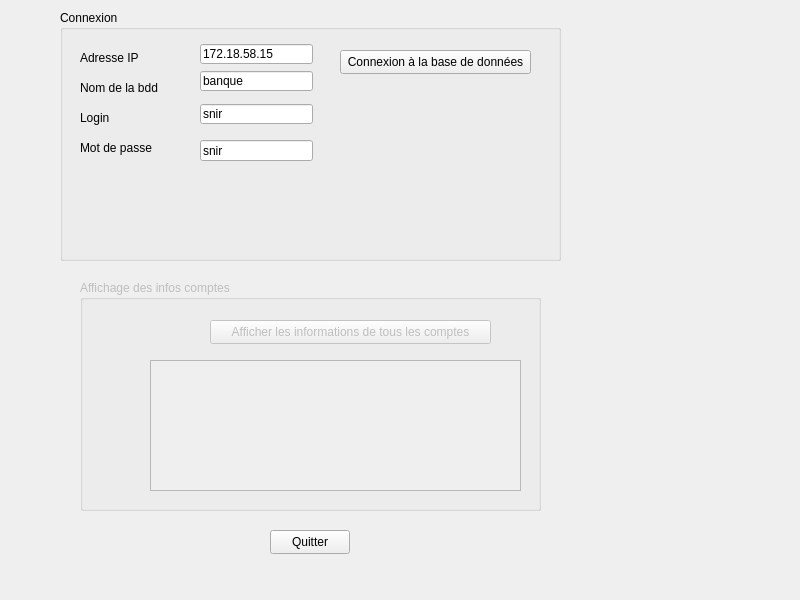
<?xml version="1.0" encoding="UTF-8"?>
<ui version="4.0">
 <class>WidgetBanque</class>
 <widget class="QWidget" name="WidgetBanque">
  <property name="geometry">
   <rect>
    <x>0</x>
    <y>0</y>
    <width>800</width>
    <height>600</height>
   </rect>
  </property>
  <property name="windowTitle">
   <string>WidgetBanque</string>
  </property>
  <widget class="QGroupBox" name="groupBoxConnexion">
   <property name="geometry">
    <rect>
     <x>60</x>
     <y>10</y>
     <width>501</width>
     <height>251</height>
    </rect>
   </property>
   <property name="title">
    <string>Connexion</string>
   </property>
   <widget class="QLabel" name="label">
    <property name="geometry">
     <rect>
      <x>20</x>
      <y>40</y>
      <width>81</width>
      <height>16</height>
     </rect>
    </property>
    <property name="text">
     <string>Adresse IP</string>
    </property>
   </widget>
   <widget class="QLabel" name="label_2">
    <property name="geometry">
     <rect>
      <x>20</x>
      <y>70</y>
      <width>91</width>
      <height>16</height>
     </rect>
    </property>
    <property name="text">
     <string>Nom de la bdd</string>
    </property>
   </widget>
   <widget class="QLabel" name="label_3">
    <property name="geometry">
     <rect>
      <x>20</x>
      <y>100</y>
      <width>58</width>
      <height>16</height>
     </rect>
    </property>
    <property name="text">
     <string>Login</string>
    </property>
   </widget>
   <widget class="QLabel" name="label_4">
    <property name="geometry">
     <rect>
      <x>20</x>
      <y>130</y>
      <width>91</width>
      <height>16</height>
     </rect>
    </property>
    <property name="text">
     <string>Mot de passe</string>
    </property>
   </widget>
   <widget class="QLineEdit" name="lineEdit">
    <property name="geometry">
     <rect>
      <x>140</x>
      <y>34</y>
      <width>113</width>
      <height>20</height>
     </rect>
    </property>
    <property name="text">
     <string>172.18.58.15</string>
    </property>
   </widget>
   <widget class="QLineEdit" name="lineEdit_2">
    <property name="geometry">
     <rect>
      <x>140</x>
      <y>61</y>
      <width>113</width>
      <height>20</height>
     </rect>
    </property>
    <property name="text">
     <string>banque</string>
    </property>
   </widget>
   <widget class="QLineEdit" name="lineEdit_3">
    <property name="geometry">
     <rect>
      <x>140</x>
      <y>94</y>
      <width>113</width>
      <height>20</height>
     </rect>
    </property>
    <property name="text">
     <string>snir</string>
    </property>
   </widget>
   <widget class="QLineEdit" name="lineEdit_4">
    <property name="geometry">
     <rect>
      <x>140</x>
      <y>130</y>
      <width>113</width>
      <height>21</height>
     </rect>
    </property>
    <property name="text">
     <string>snir</string>
    </property>
   </widget>
   <widget class="QPushButton" name="pushButtonConnexionBaseDeDonnees">
    <property name="geometry">
     <rect>
      <x>280</x>
      <y>40</y>
      <width>191</width>
      <height>24</height>
     </rect>
    </property>
    <property name="text">
     <string>Connexion à la base de données</string>
    </property>
   </widget>
  </widget>
  <widget class="QGroupBox" name="groupBoxInfosComptes">
   <property name="enabled">
    <bool>false</bool>
   </property>
   <property name="geometry">
    <rect>
     <x>80</x>
     <y>280</y>
     <width>461</width>
     <height>231</height>
    </rect>
   </property>
   <property name="title">
    <string>Affichage des infos comptes</string>
   </property>
   <widget class="QPushButton" name="pushButtonAfficherInformations">
    <property name="enabled">
     <bool>false</bool>
    </property>
    <property name="geometry">
     <rect>
      <x>130</x>
      <y>40</y>
      <width>281</width>
      <height>24</height>
     </rect>
    </property>
    <property name="text">
     <string>Afficher les informations de tous les comptes</string>
    </property>
   </widget>
   <widget class="QTextEdit" name="textEditInformation">
    <property name="enabled">
     <bool>false</bool>
    </property>
    <property name="geometry">
     <rect>
      <x>70</x>
      <y>80</y>
      <width>371</width>
      <height>131</height>
     </rect>
    </property>
   </widget>
  </widget>
  <widget class="QPushButton" name="pushButton">
   <property name="geometry">
    <rect>
     <x>270</x>
     <y>530</y>
     <width>80</width>
     <height>24</height>
    </rect>
   </property>
   <property name="text">
    <string>Quitter</string>
   </property>
  </widget>
 </widget>
 <resources/>
 <connections/>
</ui>
